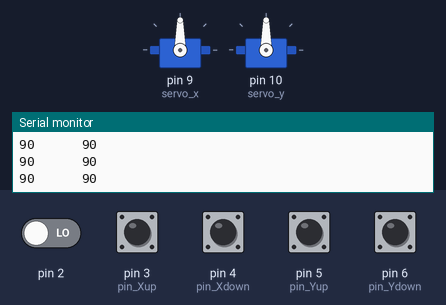
The program below on a simulated Arduino Uno, built with avr-gcc and run on an emulated ATmega328P. Parts: 2 × servo, the last lines printed to the serial monitor. The inputs (shaded band) are chosen by the test bench; at power-on: pin 2, pin 3 (pin_Xup), pin 4 (pin_Xdown), pin 5 (pin_Yup), pin 6 (pin_Ydown) LOW.

Above: at 1.2 s.
1.3 s: pin 3 (pin_Xup) pulled HIGH for 1 s
At 2.8 s:
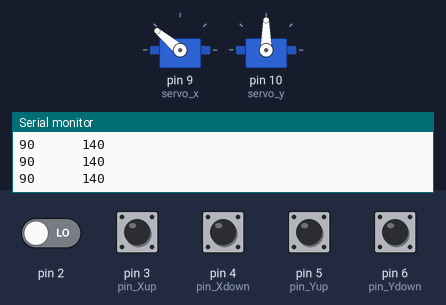
3.8 s: pin 5 (pin_Yup) pulled HIGH for 1 s
At 5.9 s:
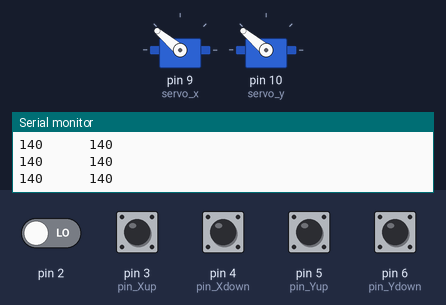
6.3 s: pin 4 (pin_Xdown) pulled HIGH for 0.15 s
At 6.8 s:
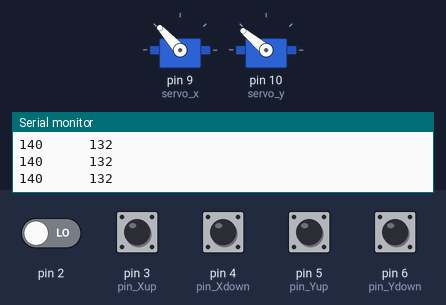
7.9 s: pin 6 (pin_Ydown) pulled HIGH for 0.15 s
At 8.8 s:
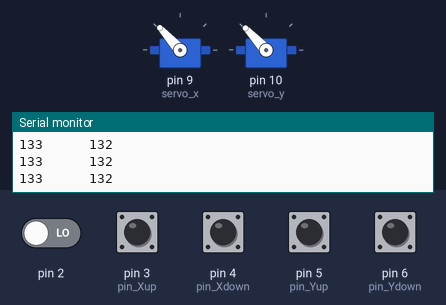
9.5 s: pin 4 (pin_Xdown) pulled HIGH for 1 s
At 11.3 s:
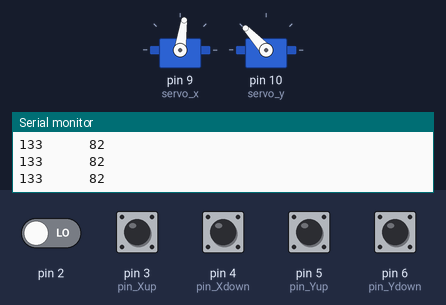
12.0 s: pin 5 (pin_Yup) pulled HIGH for 0.15 s
At 13.6 s:
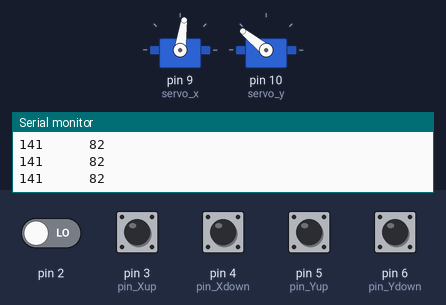
Timing chart, 0 to 14.6 s (numbered marks = the images above; inputs shaded):
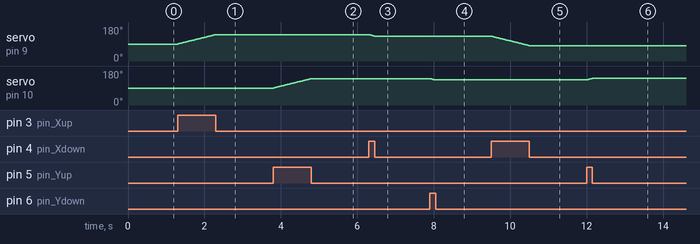

The program:

main.cpp
```cpp
#include <Arduino.h>
#include <Servo.h>

const byte pin_restart = 0;
const byte pin_Xup = 3;
const byte pin_Xdown = 4;
const byte pin_Yup = 5;
const byte pin_Ydown = 6;

const byte min_number = 30;
const byte max_number = 150;

Servo servo_x;
Servo servo_y;

byte x_kordinat = 90;
byte y_kordinat = 90;

byte kordinat_(byte kordinat, Servo my); // Kordinatları düzeltme fonk. Min ve max aşarsa diye
void _rest();                  // kodrinatları tekrardan 90 a çeker

void setup()
{

  Serial.begin(9600);
  servo_x.attach(9);
  servo_y.attach(10);

  pinMode(pin_Xup, INPUT);
  pinMode(pin_Xdown, INPUT);
  pinMode(pin_Yup, INPUT);
  pinMode(pin_Ydown, INPUT);

  attachInterrupt(pin_restart, _rest, RISING);
}

void loop()
{
  while (digitalRead(pin_Xup) == HIGH)
  {
    if (x_kordinat >= min_number && x_kordinat <= max_number)
      x_kordinat++;
    servo_x.write(x_kordinat);
    delay(20);
  }

  while (digitalRead(pin_Xdown) == HIGH)
  {
    if (x_kordinat >= min_number && x_kordinat <= max_number)
      x_kordinat--;
    servo_x.write(x_kordinat);
    delay(20);
  }

  while (digitalRead(pin_Yup) == HIGH)
  {
    if (y_kordinat >= min_number && y_kordinat <= max_number)
      y_kordinat++;
    servo_y.write(y_kordinat);
    delay(20);
  }

  while (digitalRead(pin_Ydown) == HIGH)
  {
    if (y_kordinat >= min_number && y_kordinat <= max_number)
      y_kordinat--;
    servo_y.write(y_kordinat);
    delay(20);
  }
  /* Kodinatları düzeltme */
  if (x_kordinat > max_number || x_kordinat < min_number)
    x_kordinat = kordinat_(x_kordinat, servo_x);
  if (y_kordinat > max_number || y_kordinat < min_number);
    y_kordinat = kordinat_(y_kordinat, servo_y);

  Serial.print(y_kordinat);
  Serial.print("      ");
  Serial.println(x_kordinat);

}

byte kordinat_(byte kordinat, Servo my)
{
  if (kordinat > max_number)
    kordinat = max_number;
  else if (kordinat < min_number)
    kordinat = min_number;
  my.write(kordinat);
  return (kordinat);
}

void _rest()
{
  Serial.println("RESTARS");
  servo_x.write(90);
  servo_y.write(90);
  x_kordinat = 90;
  y_kordinat = 90;
  Serial.println("kesme");
}
```

Measured:
- after the input at 1.3 s, servo on pin 9 (servo_x): moves from 90° to 140° over 0.98 s, starting at once
- after the input at 3.8 s, servo on pin 10 (servo_y): moves from 90° to 140° over 0.98 s, starting at once
- after the input at 6.3 s, servo on pin 9 (servo_x): 140° → 132° at once
- after the input at 7.9 s, servo on pin 10 (servo_y): 140° → 133° at once
- after the input at 9.5 s, servo on pin 9 (servo_x): moves from 132° to 82° over 0.98 s, starting at once
- after the input at 12.0 s, servo on pin 10 (servo_y): 133° → 141° at once
